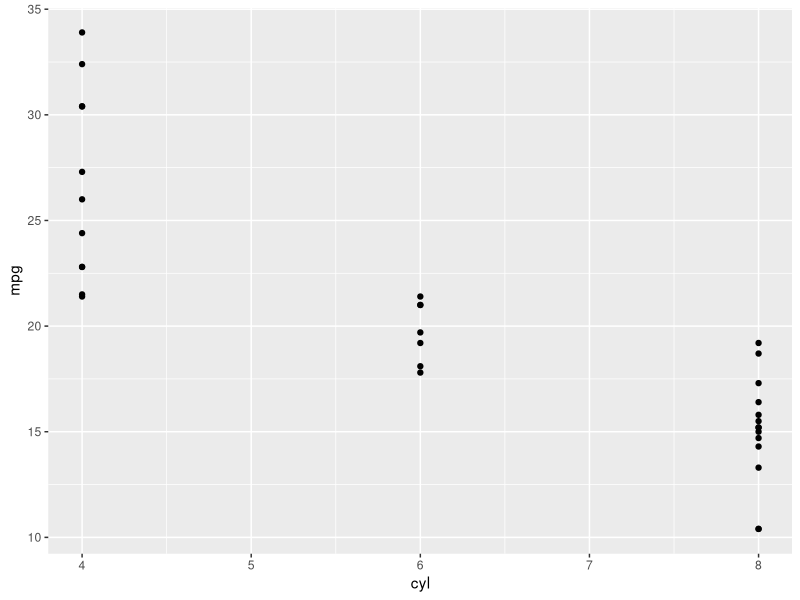
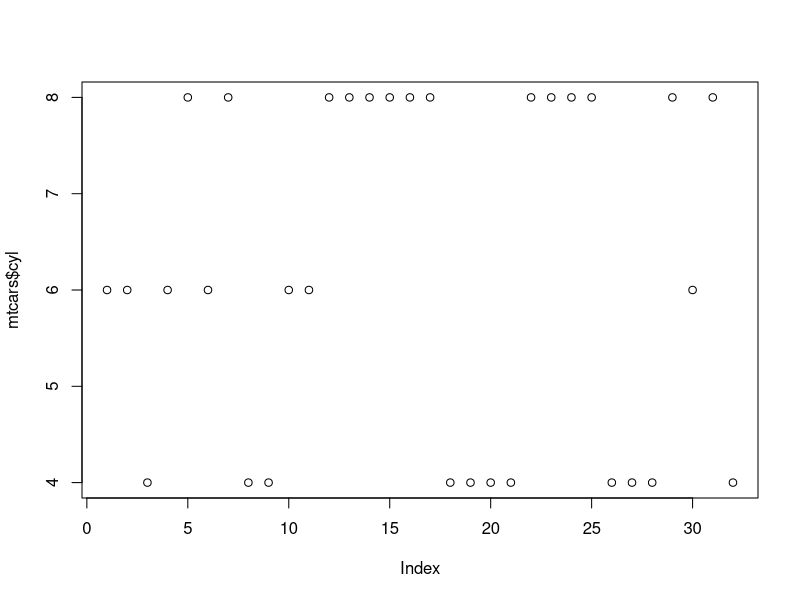
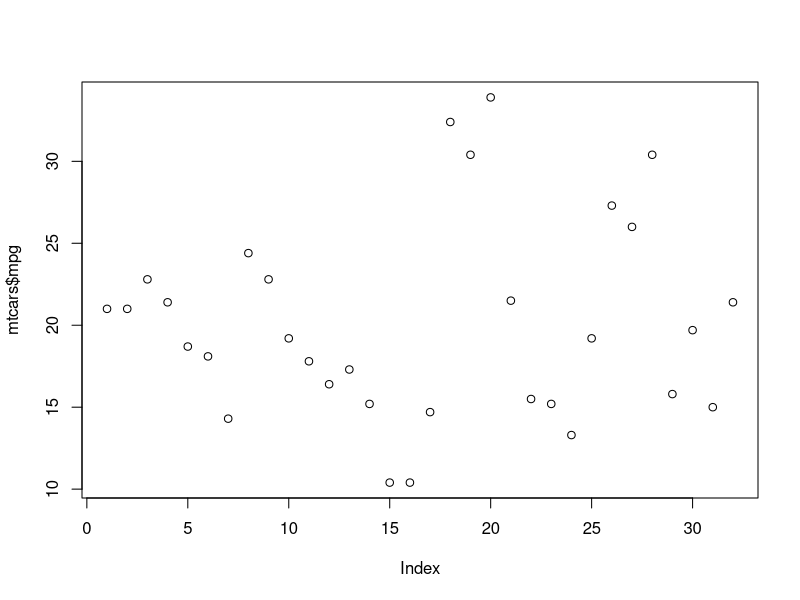

The R script that drew these images, in order:
## ---- chunk 1
#| echo: false
library(ggplot2)
ggplot(mtcars, aes(x = cyl, y = mpg)) +
  geom_point()
## ---- chunk 2
#| label: fig-plot-01
#| fig-cap: Plot 1
#| fig-alt: Plot showing the variation...
#| fig-width: 12
#| fig-height: 5
#| fig-align: 'center'
#| echo: false
plot(mtcars$cyl)
## ---- chunk 3
#| label: fig-plot-02
#| fig-cap: Plot 2
#| fig-alt: Plot showing the variation...
#| fig-width: 3
#| fig-height: 3
#| fig-align: 'center'
#| echo: false
plot(mtcars$mpg)
